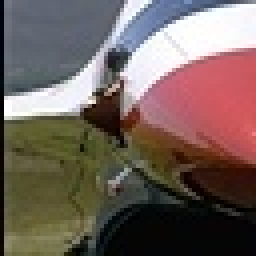
#> input picture blur/feature/input/376.jpg, 64 x 64 px (shown 4 times larger); the run also reads 2 pictures not shown here
$ python local_kurtosis.py   (older library calls are emulated)
#> lines starting #> are read from the running program, lines starting #| are printed output that depends on the picture
### blur/feature/auto_correlation/local_auto_correlation.py
import cv2
import matplotlib.pyplot as plt
import numpy as np

EPSILON = 1.19209e-06


# [98 lines left out: functions local_auto_correlation, correlation_blur_feature_plot, not called in this run]

# noinspection PyShadowingNames
def im2col(img, patch_size):
    img_shape = img.shape
    sh = img_shape[0] - patch_size[0] + 1
    sw = img_shape[1] - patch_size[1] + 1
    # 设 A 为 m * n，如果划分为 [p, q] 的块，最后的矩阵的行数为 p * q，列数为 (m - p + 1)*(n - q + 1)
    result = np.empty((patch_size[0] * patch_size[1], sh * sw))
    for i in range(sw):
        for j in range(sh):
            result[:, i * sh + j] = img[j:j + patch_size[0], i:i + patch_size[1]].ravel(order='F')

    return result

# [5 lines that do not run on import are left out]

### blur/feature/local_kurtosis/local_kurtosis.py
import cv2
import matplotlib.pyplot as plt
import numpy as np
import warnings
from auto_correlation.local_auto_correlation import im2col

warnings.filterwarnings("ignore", category=RuntimeWarning)

"""
生成第一个特征，默认长度为 128 维。使用的公式 eq-1 为：min(ln(K(Bx) + 3), ln(K(By) + 3))，
其中 Bx 和 By 分别表示的是模糊图像 (B) 在 x 方向和 y 方向上的梯度矩阵，K(X) 使用峰度值计算公式 eq-2（详见论文），
并且，计算的方式为，假如有一个 121 * 121 的图像，使用一个大小为 11 * 11 的滑动窗口，然后类似于 matlab 中
im2col 函数的 sliding 模式，因此最终会生成 12321 （111 * 111）个 patch，对每一个 patch 使用 eq-1 计算
出一个值，最后会生成一个 12321 维的 q 向量，然后根据 q 向量计算出直方图 hist(q)（bins 默认为 128），直方图的纵坐标
就是像素的数量，然后进行归一化，得到的 128 维的特征 hist(q)
"""
# noinspection PyUnusedLocal,PyShadowingNames,PySimplifyBooleanCheck
def local_kurtosis(img, patch_size, blur=False, bins=512, display=True):
    # 如果是模糊图像，那么使用红色
#> called with patch_size = 11, blur = False, bins = 512, display = True
    if blur == True:
        color = 'red'
    # 如果是清晰图像，那么使用蓝色
    else:
        color = 'blue'

    im_height, im_width = img.shape
#> im_height = 64; im_width = 64
    # 列差分运算
    diff_x = np.diff(img, n=1, axis=1)
    tail_x = np.reshape(img[:, -1], (im_height, 1))
#> tail_x = 64 values, max 1 at index 1, min 0.0157 at index 56, mean 0.418
    dx = np.concatenate((diff_x, -tail_x), axis=1)

    # 行差分运算
    diff_y = np.diff(img, n=1, axis=0)
    tail_y = np.reshape(img[-1, :], (1, im_width))
    dy = np.concatenate((diff_y, -tail_y), axis=0)

    # 类似于 matlab 中的 im2col 函数，这里实现的是其 sliding 模式，即滑动窗口模式
    dx_col = im2col(dx, [patch_size, patch_size])
    dx_col = dx_col / np.sum(dx_col, axis=0)

    dy_col = im2col(dy, [patch_size, patch_size])
    dy_col = dy_col / np.sum(dy_col, axis=0)

    # 计算 (Bx) ^ 2 和 (By) ^ 2
    norm_x_square = (dx_col - np.mean(dx_col, axis=0)) ** 2
    norm_y_square = (dy_col - np.mean(dy_col, axis=0)) ** 2

    # 计算 K(Bx) 和 K(By)
    qx = np.mean(norm_x_square ** 2, axis=0) / (np.mean(norm_x_square, axis=0) ** 2)
    qy = np.mean(norm_y_square ** 2, axis=0) / (np.mean(norm_y_square, axis=0) ** 2)

    # 将 qx 和 qy 中值为 nan 的数设置为 qx 或者 qy 中的最小值
    qx[np.isnan(qx).astype('int')] = np.min(qx[(~np.isnan(qx)).astype('int')])
    qy[np.isnan(qy).astype('int')] = np.min(qy[(~np.isnan(qy)).astype('int')])

    # 分别选择 qx 和 qy 中的最小值，组成一个新的向量
    q = np.min((qx, qy), axis=0)
    # feature = hist(q)，也就是根据得到的 q 向量计算出直方图，然后把直方图的值作为第一个特征向量
    feature, _, _ = plt.hist(q, bins=bins, facecolor=color, range=(0, 18), edgecolor=color, alpha=0.7)
#> feature = 512 values, max 35 at index 114, min 0 at index 0, mean 5.52
    feature /= np.sum(feature)
#> feature = 512 values, max 0.0124 at index 114, min 0 at index 0, mean 0.00195

    if display:
        # 显示横轴标签
        plt.xlabel('Value of kurtosis')
        # 显示纵轴标签
        plt.ylabel('Number of pixels')
        # 显示图标题
        plt.title('Kurtosis Feature Response')
        plt.show()
#> figure, not shown here; tallest bar 35 high, from x = 4.01 to 4.04

    feature[np.isnan(feature).astype('int')] = np.min(feature[(~np.isnan(feature)).astype('int')])
    return feature

"""
用来绘制模糊图像和清晰图像的对比图，具体而言就是得到模糊和清晰图像的特征向量 feature1 = hist(q) 和 feature2，
然后再绘制 feature1 和 feature2 的对比折线图
"""
def local_kurtosis_contrast(img_path, blur_img_path, bins=512, patch_size=11):
    img = cv2.imread(img_path, 0)
    img = (img - np.min(img)) / (np.max(img) - np.min(img))
    hist_no_blur = local_kurtosis(img, patch_size, bins=bins, blur=False)
#> hist_no_blur has the same summary as feature in local_kurtosis

    blur_img = cv2.imread(blur_img_path, 0)
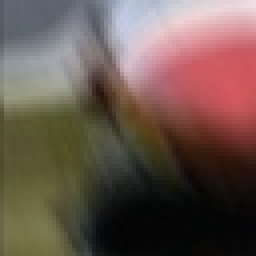
#> input picture blur/feature/input/376_blur.jpg, 64 x 64 px (shown 4 times larger)
#> blur_img: shape (64, 64); min 3, max 228, mean 91.1
    blur_img = (blur_img - np.min(blur_img)) / (np.max(blur_img) - np.min(blur_img))
    hist_blur = local_kurtosis(blur_img, patch_size, bins=bins, blur=True)
#> after the loop in im2col (call 4), `for i in range(sw):`:
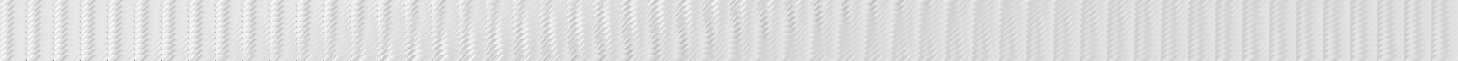
#> result: shape (121, 2916) float64 (shown at 1/2 size); min -0.458, max 0.0578, mean -0.0108; drawn with min black and max white
#> hist_blur = 512 values, max 0.0299 at index 71, min 0 at index 0, mean 0.00195

    x = np.linspace(1, bins, bins)
    plt.plot(x, hist_blur, label='blur', color='red', marker='o', linestyle='-')
    plt.plot(x, hist_no_blur, label='no blur', color='blue', marker='o', linestyle='-')
    plt.legend()
    plt.show()
#> figure, not shown here; curve peaks at x = 72, y = 0.0299; curve peaks at x = 115, y = 0.0124


def gradient_distribution(img):
    im_height, im_width = img.shape

    # 列差分运算
    diff_x = np.diff(img, n=1, axis=1)
    dx = np.concatenate((diff_x, -np.reshape(img[:, -1], (im_height, 1))), axis=1)
    # 行差分运算
    diff_y = np.diff(img, n=1, axis=0)
    dy = np.concatenate((diff_y, -np.reshape(img[-1, :], (1, im_width))), axis=0)
    # 计算图像的幅度值
    gradient = np.concatenate((dx, dy), axis=0)
    gradient = np.reshape(gradient, (gradient.shape[0] * gradient.shape[1]))

    plot_hist(gradient, xlabel='Gradient', ylabel='Number of pixels', title='Gradient Distribution', bins=5000)

def plot_hist(data, xlabel='x label', ylabel='y label', title='title', cn=False, bins=1000):
    if cn:
        # 用黑体显示中文
        plt.rcParams['font.sans-serif'] = ['SimHei']

    # 正常显示负号
    plt.rcParams['axes.unicode_minus'] = False
    plt.hist(data, bins=bins, facecolor="blue", range=(-1, 1), edgecolor="red", alpha=0.7)
    # 显示横轴标签
    plt.xlabel(xlabel)
    # 显示纵轴标签
    plt.ylabel(ylabel)
    # 显示图标题
    plt.title(title)
    plt.show()

if __name__ == '__main__':
    local_kurtosis_contrast('../input/376.jpg', '../input/376_blur.jpg')
    local_kurtosis_contrast('../input/499.jpg', '../input/499_blur.jpg')
#> call 2 of local_kurtosis_contrast, with img_path = '../input/499.jpg', blur_img_path = '../input/499_blur.jpg', bins = 512, patch_size = 11
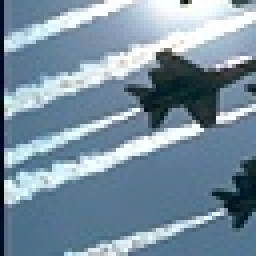
#> input picture blur/feature/input/499.jpg, 64 x 64 px (shown 4 times larger)
#> call 3 of local_kurtosis, with patch_size = 11, blur = False, bins = 512, display = True
#> in local_kurtosis (call 3), `tail_x = np.reshape(img[:, -1], (im_height, 1))`: tail_x = 64 values, max 1 at index 4, min 0.0435 at index 46, mean 0.427
#> after the loop in im2col (call 5), `for i in range(sw):`:
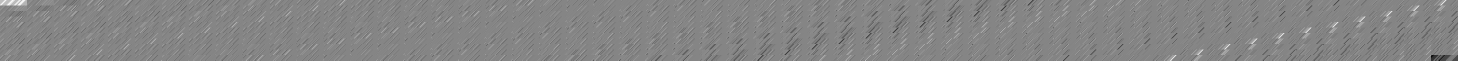
#> result: shape (121, 2916) float64 (shown at 1/2 size); min -1, max 0.913, mean -0.00206; drawn with min black and max white
#> in local_kurtosis (call 3), `feature, _, _ = plt.hist(q, bins=bins, facecolor=color, range=(0, 18),..`: feature = 512 values, max 35 at index 126, min 0 at index 0, mean 5.35
#> in local_kurtosis (call 3), `feature /= np.sum(feature)`: feature = 512 values, max 0.0128 at index 126, min 0 at index 0, mean 0.00195
#> in local_kurtosis (call 3), `plt.show()`:
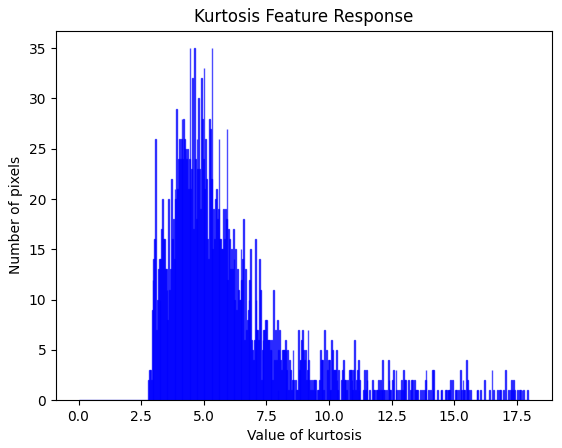
#> figure drawn by matplotlib, 1 panel
#> in local_kurtosis_contrast (call 2), `hist_no_blur = local_kurtosis(img, patch_size, bins=bins, blur=False)`: hist_no_blur has the same summary as feature in local_kurtosis
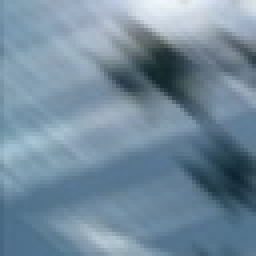
#> input picture blur/feature/input/499_blur.jpg, 64 x 64 px (shown 4 times larger)
#> call 4 of local_kurtosis, with patch_size = 11, blur = True, bins = 512, display = True
#> in local_kurtosis (call 4), `tail_x = np.reshape(img[:, -1], (im_height, 1))`: tail_x = 64 values, max 0.901 at index 0, min 0.136 at index 14, mean 0.407
#> in local_kurtosis (call 4), `dx = np.concatenate((diff_x, -tail_x), axis=1)`:
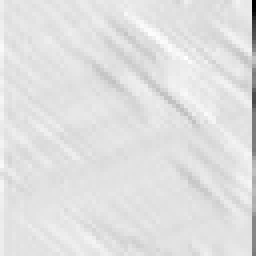
#> dx: shape (64, 64) float64 (shown 4 times larger); min -0.901, max 0.113, mean -0.00741; drawn with min black and max white
#> in local_kurtosis (call 4), `feature, _, _ = plt.hist(q, bins=bins, facecolor=color, range=(0, 18),..`: feature = 512 values, max 79 at index 70, min 0 at index 0, mean 5.69
#> in local_kurtosis (call 4), `feature /= np.sum(feature)`: feature = 512 values, max 0.0271 at index 70, min 0 at index 0, mean 0.00195
#> in local_kurtosis_contrast (call 2), `hist_blur = local_kurtosis(blur_img, patch_size, bins=bins, blur=True)`: hist_blur has the same summary as feature in local_kurtosis
    local_kurtosis_contrast('../input/445.jpg', '../input/445_blur.jpg')
    local_kurtosis_contrast('../input/386.jpg', '../input/386_blur.jpg')
#> (the run stopped early here; a loop or call above may not have finished)
